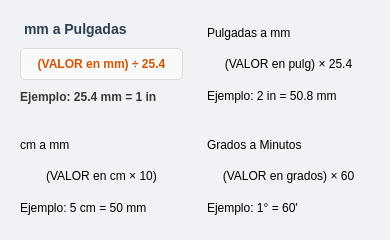
<?xml version="1.0" encoding="UTF-8"?>
<ui version="4.0">
 <class>FormularioConversiones</class>
 <widget class="QWidget" name="FormularioConversiones">
  <property name="geometry">
   <rect>
    <x>0</x>
    <y>0</y>
    <width>390</width>
    <height>240</height>
   </rect>
  </property>
  <property name="styleSheet">
   <string notr="true">/* Estilo general del fondo */
QWidget {
    background-color: #f0f2f5;
}

/* Estilo base para todas las tarjetas (QFrame) */
QFrame[clase] {
    background-color: white;
    border-radius: 12px;
    border-top: 6px solid #ccc; /* Borde superior por defecto */
}

/* Colores específicos usando propiedades dinámicas */
QFrame[clase=&quot;azul&quot;] { border-top: 6px solid #3498db; }
QFrame[clase=&quot;rojo&quot;] { border-top: 6px solid #e74c3c; }
QFrame[clase=&quot;amarillo&quot;] { border-top: 6px solid #f1c40f; }
QFrame[clase=&quot;morado&quot;] { border-top: 6px solid #9b59b6; }

/* Estilo para los títulos (Labels) */
QLabel#titulo {
    font-weight: bold;
    font-size: 14px;
    color: #2c3e50;
    margin-bottom: 5px;
}

/* Estilo para la caja de la fórmula */
QLabel#formula {
    background-color: #f8f9fa;
    border: 1px solid #ddd;
    border-radius: 5px;
    padding: 8px;
    font-family: 'Courier New';
    font-weight: bold;
    color: #d35400;
}

/* Estilo para el ejemplo */
QLabel#ejemplo {
    color: #383838;
    font-size: 12px;
	font-weight: bold;
}

/* Resalte del resultado en verde */
QLabel#resultado {
    color: #27ae60;
    font-weight: bold;
}
</string>
  </property>
  <layout class="QGridLayout" name="gridLayout">
   <item row="0" column="0">
    <widget class="QFrame" name="card1">
     <property name="clase" stdset="0">
      <string>azul</string>
     </property>
     <layout class="QVBoxLayout">
      <item>
       <widget class="QLabel" name="titulo">
        <property name="text">
         <string>mm a Pulgadas</string>
        </property>
       </widget>
      </item>
      <item>
       <widget class="QLabel" name="formula">
        <property name="text">
         <string>(VALOR en mm) ÷ 25.4</string>
        </property>
        <property name="alignment">
         <set>Qt::AlignmentFlag::AlignCenter</set>
        </property>
       </widget>
      </item>
      <item>
       <widget class="QLabel" name="ejemplo">
        <property name="text">
         <string>Ejemplo: 25.4 mm = 1 in</string>
        </property>
       </widget>
      </item>
     </layout>
    </widget>
   </item>
   <item row="0" column="1">
    <widget class="QFrame" name="card2">
     <property name="clase" stdset="0">
      <string>rojo</string>
     </property>
     <layout class="QVBoxLayout">
      <item>
       <widget class="QLabel" name="titulo">
        <property name="text">
         <string>Pulgadas a mm</string>
        </property>
       </widget>
      </item>
      <item>
       <widget class="QLabel" name="formula">
        <property name="text">
         <string>(VALOR en pulg) × 25.4</string>
        </property>
        <property name="alignment">
         <set>Qt::AlignmentFlag::AlignCenter</set>
        </property>
       </widget>
      </item>
      <item>
       <widget class="QLabel" name="ejemplo">
        <property name="text">
         <string>Ejemplo: 2 in = 50.8 mm</string>
        </property>
       </widget>
      </item>
     </layout>
    </widget>
   </item>
   <item row="1" column="0">
    <widget class="QFrame" name="card3">
     <property name="clase" stdset="0">
      <string>amarillo</string>
     </property>
     <layout class="QVBoxLayout">
      <item>
       <widget class="QLabel" name="titulo">
        <property name="text">
         <string>cm a mm</string>
        </property>
       </widget>
      </item>
      <item>
       <widget class="QLabel" name="formula">
        <property name="text">
         <string>(VALOR en cm × 10)</string>
        </property>
        <property name="alignment">
         <set>Qt::AlignmentFlag::AlignCenter</set>
        </property>
       </widget>
      </item>
      <item>
       <widget class="QLabel" name="ejemplo">
        <property name="text">
         <string>Ejemplo: 5 cm = 50 mm</string>
        </property>
       </widget>
      </item>
     </layout>
    </widget>
   </item>
   <item row="1" column="1">
    <widget class="QFrame" name="card4">
     <property name="clase" stdset="0">
      <string>morado</string>
     </property>
     <layout class="QVBoxLayout">
      <item>
       <widget class="QLabel" name="titulo">
        <property name="text">
         <string>Grados a Minutos</string>
        </property>
       </widget>
      </item>
      <item>
       <widget class="QLabel" name="formula">
        <property name="text">
         <string>(VALOR en grados) × 60</string>
        </property>
        <property name="alignment">
         <set>Qt::AlignmentFlag::AlignCenter</set>
        </property>
       </widget>
      </item>
      <item>
       <widget class="QLabel" name="ejemplo">
        <property name="text">
         <string>Ejemplo: 1° = 60'</string>
        </property>
       </widget>
      </item>
     </layout>
    </widget>
   </item>
  </layout>
 </widget>
 <resources/>
 <connections/>
</ui>
